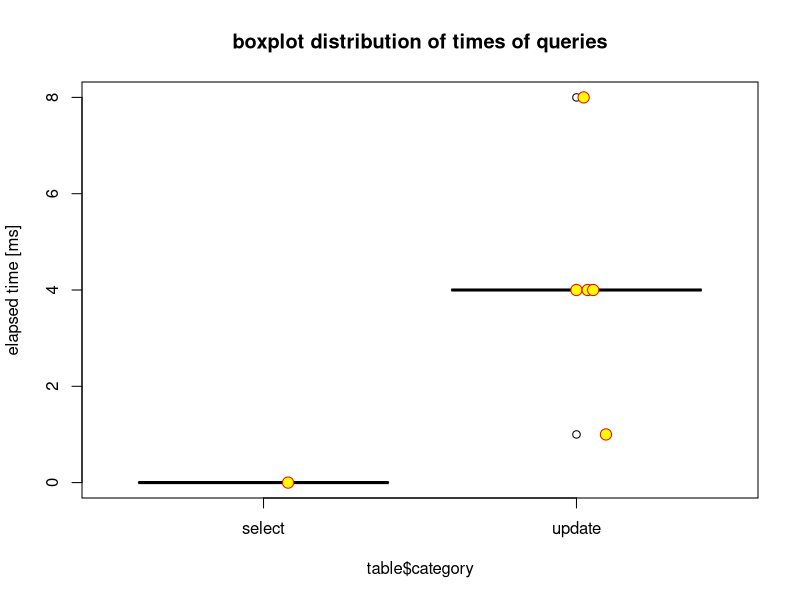
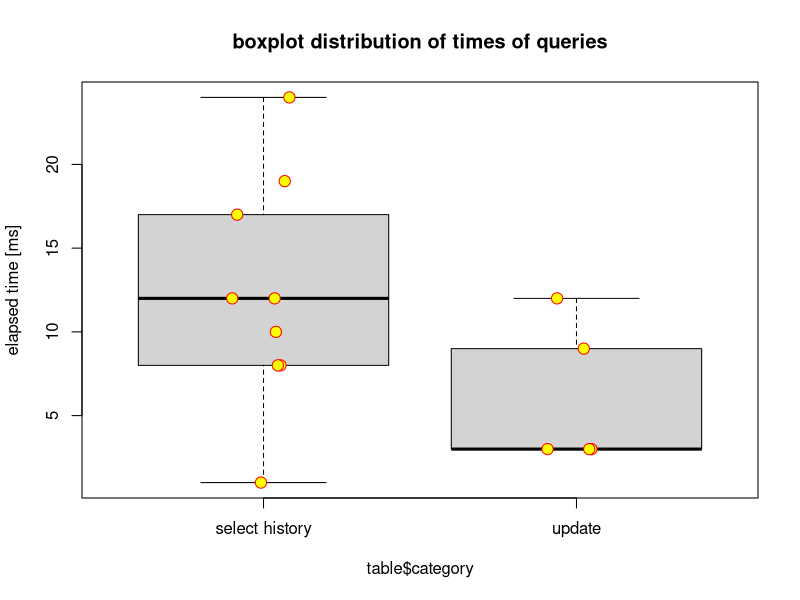
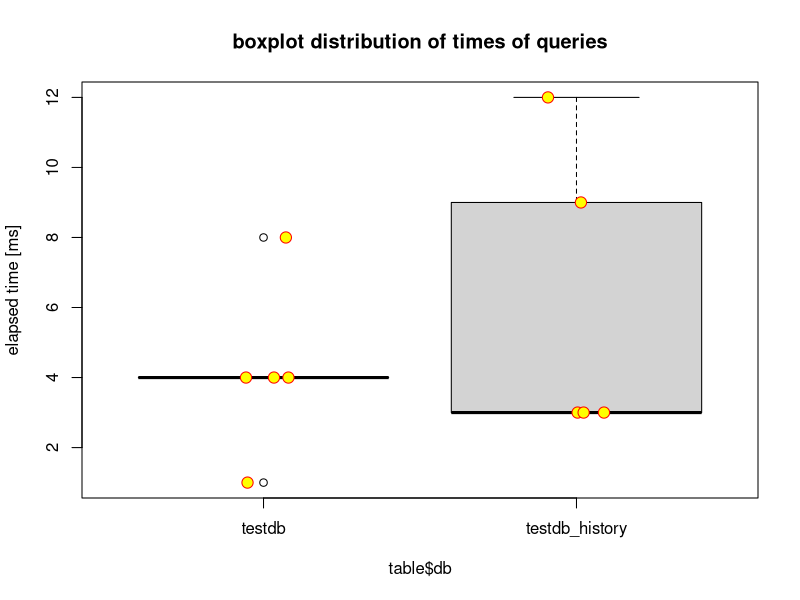

The R source for these figures, in order:
test <- read.csv (file = "test_results_1.csv", header = FALSE, sep = ",", dec = ".")
str(test)
table <- data.frame (db=test$V1, category=test$V2, query=test$V3, iteration=test$V4, time=test$V5)
table

# filter category...
# avg
mean (table$time)
# rozpyl a smerodatna odchylka
rozptyl <- mean (table$time^2) - mean (table$time)^2
rozptyl
smerodatna_odchylka <- sqrt (rozptyl)
smerodatna_odchylka
#median
median(table$time)


# elapsed time over query categories
boxplot(table$time ~ table$category, subset = table$db=="testdb", ylab='elapsed time [ms]', main = "boxplot distribution of times of queries")
stripchart (table$time ~ table$category, subset = table$db=="testdb", vertical = TRUE, method = "jitter", pch = 21, col = "red", bg = "yellow", cex = 1.5, add = TRUE)

boxplot(table$time ~ table$category, subset = table$db=="testdb_history", ylab='elapsed time [ms]', main = "boxplot distribution of times of queries")
stripchart (table$time ~ table$category, subset = table$db=="testdb_history", vertical = TRUE, method = "jitter", pch = 21, col = "red", bg = "yellow", cex = 1.5, add = TRUE)

# elapsed time over updates
boxplot(table$time ~ table$db, subset = table$category=="update", ylab='elapsed time [ms]', main = "boxplot distribution of times of queries")
stripchart (table$time ~ table$db, subset = table$category=="update", vertical = TRUE, method = "jitter", pch = 21, col = "red", bg = "yellow", cex = 1.5, add = TRUE)
